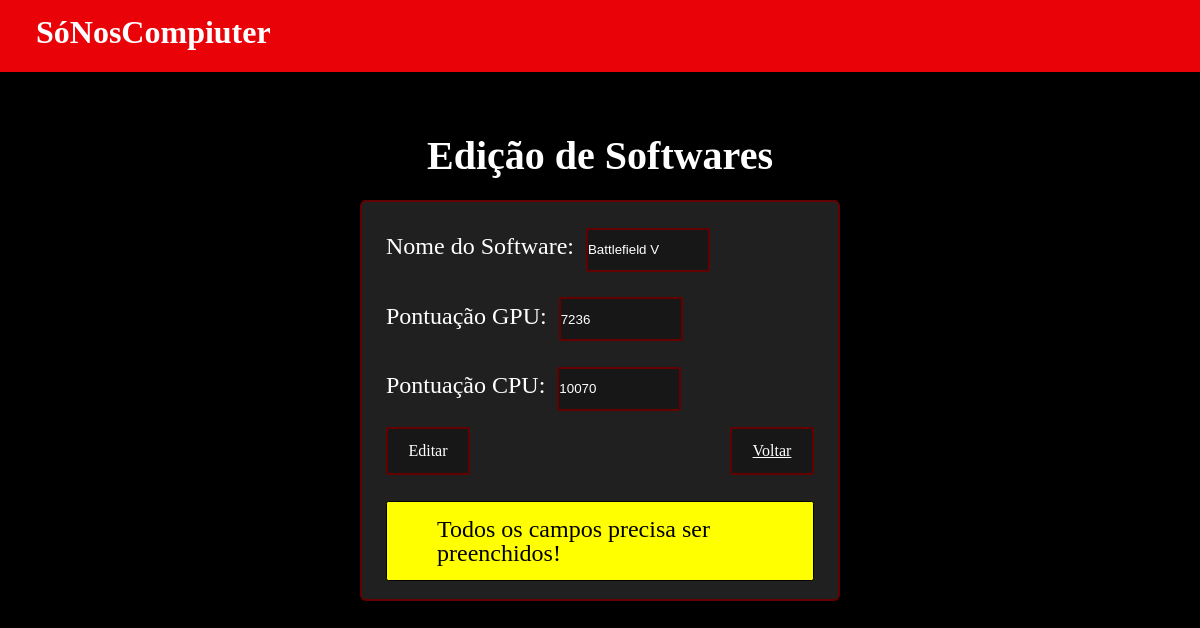
The app's page /login/edit_software.php?id=16 (signed in) with its own data.
### tables this page shows
CREATE TABLE `requisito_software` (
  `id` int(5) NOT NULL,
  `nome` varchar(50) DEFAULT NULL,
  `pontuacao_gpu` int(5) DEFAULT NULL,
  `pontuacao_cpu` int(5) DEFAULT NULL
);

### login/edit_software.php (the view, shortened to what this page needs)
<?php
    include('conexao.php');
    if(isset($_GET['id'])) {
        $id = (int)$_GET['id'];
    }
    $sql = "SELECT * from requisito_software where id = $id";
    $result = $mysqli->query($sql);
    $row = $result->FETCH_ASSOC();
    $nome_software = $row['nome'];
    $pontuacao_cpu_software = $row['pontuacao_cpu'];
    $pontuacao_gpu_software = $row['pontuacao_gpu'];
    $nome = filter_input(INPUT_POST, 'nome_software', FILTER_SANITIZE_STRING);
    $pontuacao_gpu = filter_input(INPUT_POST, 'pontuacao_gpu', FILTER_SANITIZE_STRING);
    $pontuacao_cpu = filter_input(INPUT_POST, 'pontuacao_cpu', FILTER_SANITIZE_STRING);
    if($nome == "" || $pontuacao_cpu == "" || $pontuacao_gpu == "") {
        $erro_geral = "Todos os campos precisa ser preenchidos!";
    }else if ($pontuacao_cpu < 0){
        $mensagem_pontuacao_cpu_invalido = "Insira uma pontuação de CPU válida!";
    }else if ($pontuacao_gpu < 0){
        $mensagem_pontuacao_gpu_invalido = "Insira uma pontuaçâo de GPU válida!";
    }else{
        $sql = "UPDATE requisito_software set nome = '$nome', pontuacao_cpu = '$pontuacao_cpu', pontuacao_gpu = '$pontuacao_gpu' where id = '$id'";
        $result = mysqli_query($mysqli, $sql);
        header('Location: painel_software.php');
    }
?>
<!DOCTYPE html>
<html lang="pt-br">
<head>
    <link href="//maxcdn.bootstrapcdn.com/font-awesome/4.2.0/css/font-awesome.min.css" rel="stylesheet">
    <link rel="stylesheet" media="screen" href="https://fontlibrary.org//face/horta" type="text/css" />
    <link rel="stylesheet" href="../css/reset.css">
    <link rel="stylesheet" href="../css/style.css">
</head>
<body>
    <header>
        <a href="index.php"><button class="titulo">SóNosCompiuter</button></a>
    </header>
    <h1>Edição de Softwares</h1>
    <form action="" method="POST">
        <div class="games">
            <div>
                <p class="pgames">Nome do Software:</p>
                <input class="label orçamento" type="text" id="nome_software" name="nome_software"
                    value="<?php echo $nome_software; ?>">
            </div>
            <p class="pgames">Pontuação GPU:</p>
            <input class="label orçamento" type="number" id="pontuacao_gpu" name="pontuacao_gpu"
                value="<?php echo $pontuacao_cpu_software; ?>">
            <div>
                <p class="pgames">Pontuação CPU:</p>
                <input class="label orçamento" type="number" id="pontuacao_cpu" name="pontuacao_cpu"
                    value="<?php echo $pontuacao_gpu_software; ?>">
            </div>
            <div class="cadastrar-container">
                <button class="cadastrar" type="submit">Editar</button>
                <button class="cadastrar" type="button"><a class="style-href"
                        href="painel_software.php">Voltar</a></button>
            </div>
            <?php
                if(isset($erro_geral)){
                    echo "<div class='info'>".$erro_geral."</div>";
                }
            ?>
        </div>
    </form>
</body>
</html>

### css/style.css (style rules this page uses)
.titulo { font-family: 'HortaRegular'; font-weight: normal; background-color: rgb(233, 3, 9); height: 8vh; width: 10vw; border: none; color: white; font-weight: bold; font-size: 4vh; cursor: pointer; transition: background-color 0.30s; margin-left: 3vw; position: absolute; }
body { background-color: black; }
header { height: 9vh; background-color: rgb(233, 3, 9); border: none; }
* { padding: 0; margin: 0; }
h1 { color: white; font-family: 'HortaRegular'; font-weight: bold; text-align: center; font-size: 5vh; margin-top: 8vh; margin-bottom: 3vh; }
.orçamento { background-color: rgb(23, 23, 23); border-radius: 0.2vw; color: white; border-color: rgb(100, 0, 0); border-style: solid; height: 5vh; margin-left: 0.5vw; width: 10vw; }
p { color: white; font-family: 'HortaRegular'; }
.games { border-color: rgb(100, 0, 0); border-style: solid; border-width: 0.2vw; background-color: rgb(32, 32, 32); margin-left: 30vw; margin-right: 30vw; border-radius: 0.5vw; padding-bottom: 1vh; padding-left: 2vw; padding-right: 2vw; font-size: 3vh; }
input[type=number] { -moz-appearance: textfield; appearance: textfield; }
.pgames { display: inline-block; margin-top: 4vh; }
::placeholder { text-align: left; font-size: 16px; bottom: 30; opacity: 0.2; }
.cadastrar { background-color: rgb(23, 23, 23); border-radius: 0.2vw; color: white; border-color: rgb(100, 0, 0); border-style: solid; height: 6vh; cursor: pointer; transition: 0.30s; width: 7vw; margin-bottom: 2vh; font-family: 'HortaRegular'; font-size: 2vh; }
.style-href { color: white; cursor: pointer; transition: 0.30s; text-align: center; }
.cadastrar-container { display: flex; flex-direction: row; justify-content: space-between; align-items: center; margin-top: 2vh; }
.info, .success { border: 1px solid; margin: 10px 0px; padding:15px 10px 15px 50px; background-repeat: no-repeat; background-position: 10px center; border-radius: 0.2vw; }
.info { color: black; background-color: yellow; }

### records on screen
requisito_software: nome_software "Battlefield V", pontuacao_gpu "7236", pontuacao_cpu "10070"

### other values on screen
$erro_geral "Todos os campos precisa ser preenchidos!"
